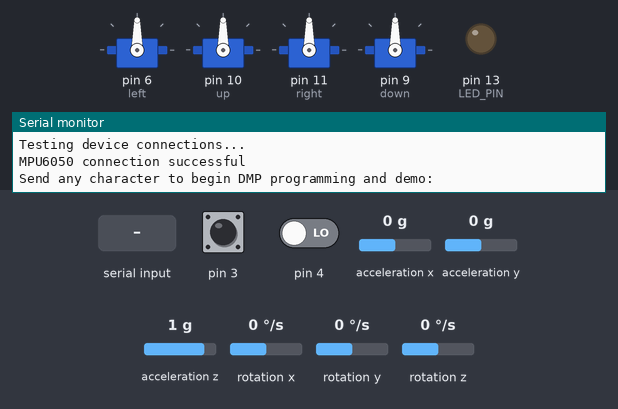
The sketch below on a simulated Arduino Leonardo, built with avr-gcc and run on an emulated ATmega32U4. Shown: 4 × servo, output pins drawn as LEDs (lit = HIGH), the last lines printed to the serial monitor. Dashed ring = blinking. Inputs (shaded band) come from the test bench; at power-on: acceleration x 0 g, acceleration y 0 g, acceleration z 1 g, pin 3 HIGH, pin 4 LOW, rotation x 0 °/s, rotation y 0 °/s, rotation z 0 °/s. The sensor or clock chip raises its interrupt line as the real part does.

Above: at 0.8 s.
0.9 s: "1\n" received over Serial
At 1.56 s:
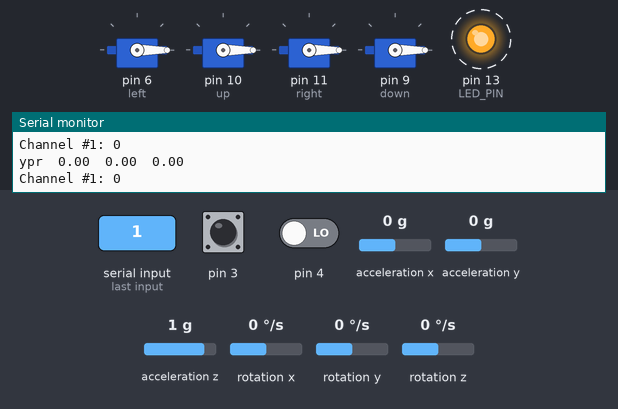
3.9 s: acceleration x set to -1.4 g
At 4.13 s:
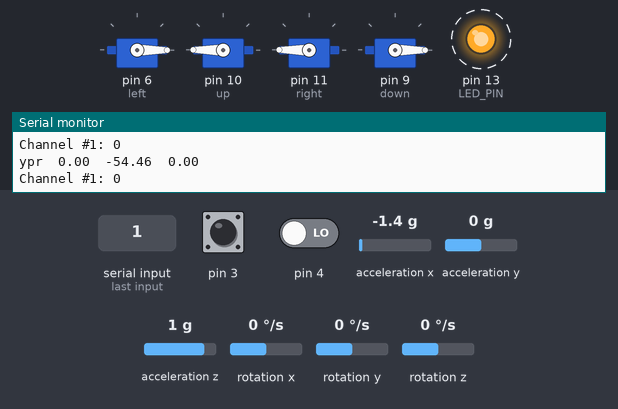
6.9 s: acceleration x set to 0.8 g
At 7.13 s:
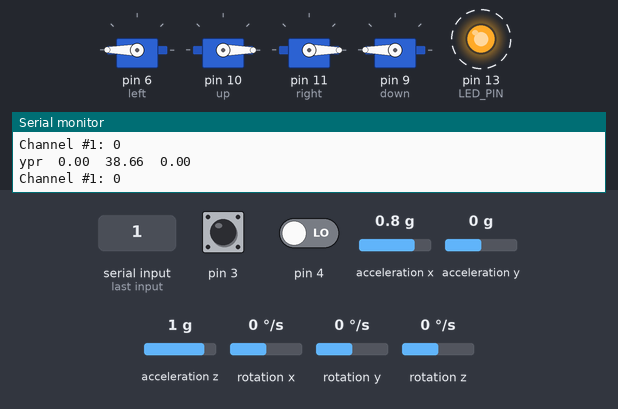
9.9 s: acceleration y set to -1.4 g
At 10.14 s:
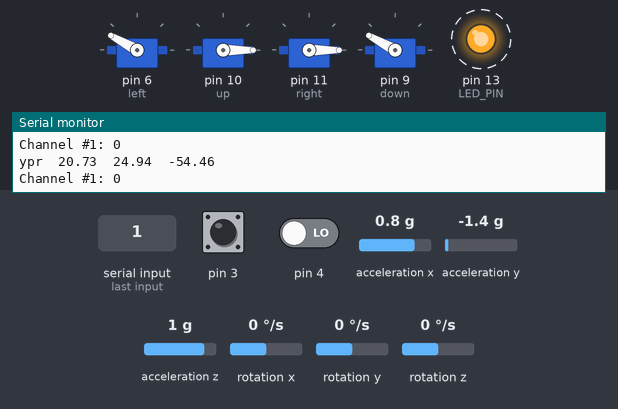
12.9 s: acceleration z set to -1.4 g
At 13.15 s:
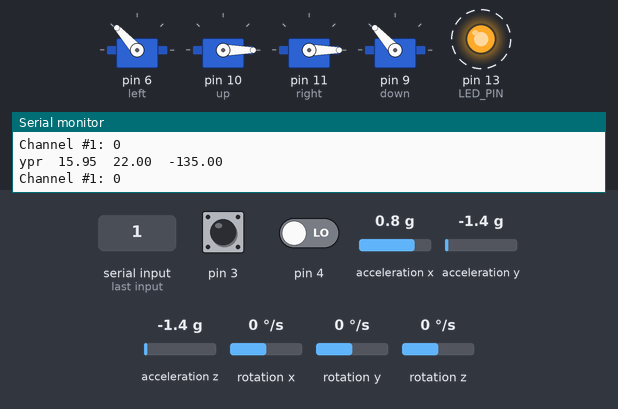
15.9 s: acceleration y set to -0.8 g
At 16.38 s:
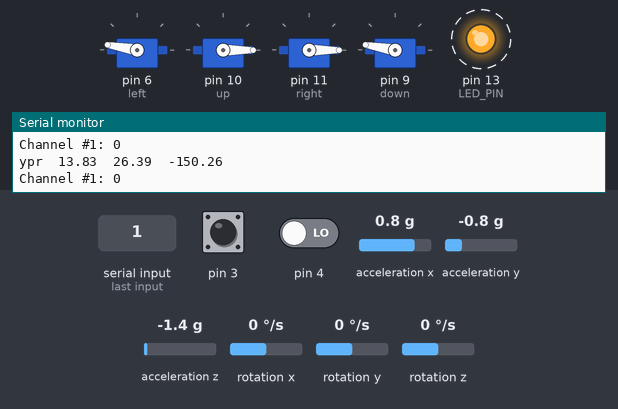
Timing chart, 0 to 19.9 s (numbered marks = the images above; inputs shaded):
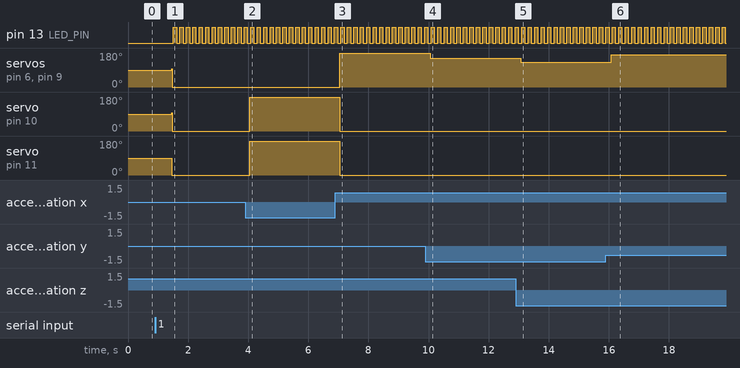

The sketch:

quad3.ino
```cpp
// I2C device class (I2Cdev) demonstration Arduino sketch for MPU6050 class using DMP (MotionApps v2.0)
// 6/21/2012 by Jeff Rowberg <jeff@rowberg.net>
// Updates should (hopefully) always be available at https://github.com/jrowberg/i2cdevlib
//
// Changelog:
//      2013-05-08 - added seamless Fastwire support
//                 - added note about gyro calibration
//      2012-06-21 - added note about Arduino 1.0.1 + Leonardo compatibility error
//      2012-06-20 - improved FIFO overflow handling and simplified read process
//      2012-06-19 - completely rearranged DMP initialization code and simplification
//      2012-06-13 - pull gyro and accel data from FIFO packet instead of reading directly
//      2012-06-09 - fix broken FIFO read sequence and change interrupt detection to RISING
//      2012-06-05 - add gravity-compensated initial reference frame acceleration output
//                 - add 3D math helper file to DMP6 example sketch
//                 - add Euler output and Yaw/Pitch/Roll output formats
//      2012-06-04 - remove accel offset clearing for better results (thanks Sungon Lee)
//      2012-06-01 - fixed gyro sensitivity to be 2000 deg/sec instead of 250
//      2012-05-30 - basic DMP initialization working

/* ============================================
I2Cdev device library code is placed under the MIT license
Copyright (c) 2012 Jeff Rowberg

Permission is hereby granted, free of charge, to any person obtaining a copy
of this software and associated documentation files (the "Software"), to deal
in the Software without restriction, including without limitation the rights
to use, copy, modify, merge, publish, distribute, sublicense, and/or sell
copies of the Software, and to permit persons to whom the Software is
furnished to do so, subject to the following conditions:

The above copyright notice and this permission notice shall be included in
all copies or substantial portions of the Software.

THE SOFTWARE IS PROVIDED "AS IS", WITHOUT WARRANTY OF ANY KIND, EXPRESS OR
IMPLIED, INCLUDING BUT NOT LIMITED TO THE WARRANTIES OF MERCHANTABILITY,
FITNESS FOR A PARTICULAR PURPOSE AND NONINFRINGEMENT. IN NO EVENT SHALL THE
AUTHORS OR COPYRIGHT HOLDERS BE LIABLE FOR ANY CLAIM, DAMAGES OR OTHER
LIABILITY, WHETHER IN AN ACTION OF CONTRACT, TORT OR OTHERWISE, ARISING FROM,
OUT OF OR IN CONNECTION WITH THE SOFTWARE OR THE USE OR OTHER DEALINGS IN
THE SOFTWARE.
===============================================
*/

// I2Cdev and MPU6050 must be installed as libraries, or else the .cpp/.h files
// for both classes must be in the include path of your project
#include "I2Cdev.h"

#include "MPU6050_6Axis_MotionApps20.h"
//#include "MPU6050.h" // not necessary if using MotionApps include file

// Arduino Wire library is required if I2Cdev I2CDEV_ARDUINO_WIRE implementation
// is used in I2Cdev.h
#if I2CDEV_IMPLEMENTATION == I2CDEV_ARDUINO_WIRE
    #include "Wire.h"
#endif

// class default I2C address is 0x68
// specific I2C addresses may be passed as a parameter here
// AD0 low = 0x68 (default for SparkFun breakout and InvenSense evaluation board)
// AD0 high = 0x69
MPU6050 mpu;
//MPU6050 mpu(0x69); // <-- use for AD0 high

/* =========================================================================   NOTE: In addition to connection 3.3v, GND, SDA, and SCL, this sketch
   depends on the MPU-6050's INT pin being connected to the Arduino's
   external interrupt #0 pin. On the Arduino Uno and Mega 2560, this is
   digital I/O pin 2.
 * ========================================================================= */

/* =========================================================================
   NOTE: Arduino v1.0.1 with the Leonardo board generates a compile error
   when using Serial.write(buf, len). The Teapot output uses this method.
   The solution requires a modification to the Arduino USBAPI.h file, which
   is fortunately simple, but annoying. This will be fixed in the next IDE
   release. For more info, see these links:

   http://arduino.cc/forum/index.php/topic,109987.0.html
   http://code.google.com/p/arduino/issues/detail?id=958
 * ========================================================================= */


// uncomment "OUTPUT_READABLE_QUATERNION" if you want to see the actual
// quaternion components in a [w, x, y, z] format (not best for parsing
// on a remote host such as Processing or something though)
//#define OUTPUT_READABLE_QUATERNION

// uncomment "OUTPUT_READABLE_EULER" if you want to see Euler angles
// (in degrees) calculated from the quaternions coming from the FIFO.
// Note that Euler angles suffer from gimbal lock (for more info, see
// http://en.wikipedia.org/wiki/Gimbal_lock)
//#define OUTPUT_READABLE_EULER

// uncomment "OUTPUT_READABLE_YAWPITCHROLL" if you want to see the yaw/
// pitch/roll angles (in degrees) calculated from the quaternions coming
// from the FIFO. Note this also requires gravity vector calculations.
// Also note that yaw/pitch/roll angles suffer from gimbal lock (for
// more info, see: http://en.wikipedia.org/wiki/Gimbal_lock)
#define OUTPUT_READABLE_YAWPITCHROLL

// uncomment "OUTPUT_READABLE_REALACCEL" if you want to see acceleration
// components with gravity removed. This acceleration reference frame is
// not compensated for orientation, so +X is always +X according to the
// sensor, just without the effects of gravity. If you want acceleration
// compensated for orientation, us OUTPUT_READABLE_WORLDACCEL instead.
//#define OUTPUT_READABLE_REALACCEL

// uncomment "OUTPUT_READABLE_WORLDACCEL" if you want to see acceleration
// components with gravity removed and adjusted for the world frame of
// reference (yaw is relative to initial orientation, since no magnetometer
// is present in this case). Could be quite handy in some cases.
//#define OUTPUT_READABLE_WORLDACCEL

// uncomment "OUTPUT_TEAPOT" if you want output that matches the
// format used for the InvenSense teapot demo
//#define OUTPUT_TEAPOT


#define LED_PIN 13 // (Arduino is 13, Teensy is 11, Teensy++ is 6)
bool blinkState = false;

// MPU control/status vars
bool dmpReady = false;  // set true if DMP init was successful
uint8_t mpuIntStatus;   // holds actual interrupt status byte from MPU
uint8_t devStatus;      // return status after each device operation (0 = success, !0 = error)
uint16_t packetSize;    // expected DMP packet size (default is 42 bytes)
uint16_t fifoCount;     // count of all bytes currently in FIFO
uint8_t fifoBuffer[64]; // FIFO storage buffer

// orientation/motion vars
Quaternion q;           // [w, x, y, z]         quaternion container
VectorInt16 aa;         // [x, y, z]            accel sensor measurements
VectorInt16 aaReal;     // [x, y, z]            gravity-free accel sensor measurements
VectorInt16 aaWorld;    // [x, y, z]            world-frame accel sensor measurements
VectorFloat gravity;    // [x, y, z]            gravity vector
float euler[3];         // [psi, theta, phi]    Euler angle container
float ypr[3];           // [yaw, pitch, roll]   yaw/pitch/roll container and gravity vector

// packet structure for InvenSense teapot demo
uint8_t teapotPacket[14] = { '$', 0x02, 0,0, 0,0, 0,0, 0,0, 0x00, 0x00, '\r', '\n' };


// ================================================================
// ===               INTERRUPT DETECTION ROUTINE                ===
// ================================================================

volatile bool mpuInterrupt = false;     // indicates whether MPU interrupt pin has gone high
void dmpDataReady() {
    mpuInterrupt = true;
}


#include <Servo.h>

//#define MAX_SIGNAL 2100
#define MIN_SIGNAL 700


// PWM signal arduino pin
int roll,pitch;
int MAX_SIGNAL;
int signal;
Servo right;
Servo left;
Servo up;
Servo down;
//int rcPin = 10; // PWM signal arduino pin
int ch1 = 0,changech1=0;
int ch3 = 1534,changech3=1534;
int ch4 = 1540,changech4=1540;// Receiver channel 1 pwm value
int a=0;
int b=0;
int c=0;

// ================================================================
// ===                      INITIAL SETUP                       ===
// ================================================================

void setup() {
  pinMode(3, INPUT);
  pinMode(4, INPUT);
  pinMode(5, INPUT);
 Serial.println("Program begin...");
  Serial.println("This program will calibrate the ESC.");

  left.attach(6);
  up.attach(10);
  right.attach(11);
  down.attach(9);
Serial.begin(115200);
    // join I2C bus (I2Cdev library doesn't do this automatically)
    #if I2CDEV_IMPLEMENTATION == I2CDEV_ARDUINO_WIRE
        Wire.begin();
        TWBR = 24; // 400kHz I2C clock (200kHz if CPU is 8MHz)
    #elif I2CDEV_IMPLEMENTATION == I2CDEV_BUILTIN_FASTWIRE
        Fastwire::setup(400, true);
    #endif

    // initialize serial communication
    // (115200 chosen because it is required for Teapot Demo output, but it's
    // really up to you depending on your project)
    Serial.begin(115200);
    while (!Serial); // wait for Leonardo enumeration, others continue immediately

    // NOTE: 8MHz or slower host processors, like the Teensy @ 3.3v or Ardunio
    // Pro Mini running at 3.3v, cannot handle this baud rate reliably due to
    // the baud timing being too misaligned with processor ticks. You must use
    // 38400 or slower in these cases, or use some kind of external separate
    // crystal solution for the UART timer.

    // initialize device
    Serial.println(F("Initializing I2C devices..."));
    mpu.initialize();

    // verify connection
    Serial.println(F("Testing device connections..."));
    Serial.println(mpu.testConnection() ? F("MPU6050 connection successful") : F("MPU6050 connection failed"));

    // wait for ready
    Serial.println(F("\nSend any character to begin DMP programming and demo: "));
    while (Serial.available() && Serial.read()); // empty buffer
    while (!Serial.available());                 // wait for data
    while (Serial.available() && Serial.read()); // empty buffer again

    // load and configure the DMP
    Serial.println(F("Initializing DMP..."));
    devStatus = mpu.dmpInitialize();

    // supply your own gyro offsets here, scaled for min sensitivity
    mpu.setXGyroOffset(30);
    mpu.setYGyroOffset(4);
    mpu.setZGyroOffset(11);
    mpu.setZAccelOffset(1788); // 1688 factory default for my test chip

    // make sure it worked (returns 0 if so)
    if (devStatus == 0) {
        // turn on the DMP, now that it's ready
        Serial.println(F("Enabling DMP..."));
        mpu.setDMPEnabled(true);

        // enable Arduino interrupt detection
        Serial.println(F("Enabling interrupt detection (Arduino external interrupt 0)..."));
        attachInterrupt(0, dmpDataReady, RISING);
        mpuIntStatus = mpu.getIntStatus();

        // set our DMP Ready flag so the main loop() function knows it's okay to use it
        Serial.println(F("DMP ready! Waiting for first interrupt..."));
        dmpReady = true;

        // get expected DMP packet size for later comparison
        packetSize = mpu.dmpGetFIFOPacketSize();
    } else {
        // ERROR!
        // 1 = initial memory load failed
        // 2 = DMP configuration updates failed
        // (if it's going to break, usually the code will be 1)
        Serial.print(F("DMP Initialization failed (code "));
        Serial.print(devStatus);
        Serial.println(F(")"));
    }

    // configure LED for output
    pinMode(LED_PIN, OUTPUT);
}


// ================================================================
// ===                    MAIN PROGRAM LOOP                     ===
// ================================================================

void loop() {
  // Read in the length of the signal in microseconds
  changech1 = pulseIn(3, HIGH, 25000);
  if(changech1>ch1)
  {
  MAX_SIGNAL=MAX_SIGNAL+(changech1-ch1);
  right.writeMicroseconds(MAX_SIGNAL);
  left.writeMicroseconds(MAX_SIGNAL);
  up.writeMicroseconds(MAX_SIGNAL);
  down.writeMicroseconds(MAX_SIGNAL);
  ch1=changech1;
  }
  else if((changech1<ch1))
  {
  MAX_SIGNAL=MAX_SIGNAL-(ch1-changech1);
  right.writeMicroseconds(MAX_SIGNAL);
  left.writeMicroseconds(MAX_SIGNAL);
  up.writeMicroseconds(MAX_SIGNAL);
  down.writeMicroseconds(MAX_SIGNAL);
    ch1=changech1;}
    if (ch1==0&&ch3==1536&&ch4==1540&&ch3==1534&&ch4==1541)
    {
       right.writeMicroseconds(MIN_SIGNAL);
  left.writeMicroseconds(MIN_SIGNAL);
  up.writeMicroseconds(MIN_SIGNAL);
  down.writeMicroseconds(MIN_SIGNAL);
  }
signal=MAX_SIGNAL;
  Serial.print("Channel #1: ");
  Serial.println(ch1);
   changech4 = pulseIn(4, HIGH, 25000);
   if(changech4>ch4)
   {down.writeMicroseconds(signal+(changech4-ch4));
     up.writeMicroseconds(signal-(changech4-ch4));
     right.writeMicroseconds(signal+(changech4-ch4));
     left.writeMicroseconds(signal-(changech4-ch4));
   ch4=changech4;}
else if(changech4<ch4)
{down.writeMicroseconds(signal-(changech4-ch4));
     up.writeMicroseconds(signal+(-changech4+ch4));
  right.writeMicroseconds(signal-(-changech4+ch4));
left.writeMicroseconds(signal+(-changech4+ch4));
ch4=changech4;
}
  changech3 = pulseIn(3, HIGH, 25000);
   if(changech3>ch3)
   {right.writeMicroseconds(signal+(changech3-ch3));
     left.writeMicroseconds(signal-(changech3-ch3));
     up.writeMicroseconds(signal+(changech3-ch3));
     down.writeMicroseconds(signal-(changech3-ch3));
   ch3=changech3;}
else if(changech3<ch3)
{left.writeMicroseconds(signal+(changech3-ch3));
     right.writeMicroseconds(signal-(changech3-ch3));
     up.writeMicroseconds(signal-(changech3-ch3));
down.writeMicroseconds(signal+(changech3-ch3));
ch3=changech3;
}roll=ypr[2]*180/M_PI;
pitch=ypr[1]*180/M_PI;

if(roll>0)
{
down.writeMicroseconds(MAX_SIGNAL-(roll*100));
     up.writeMicroseconds(MAX_SIGNAL+(roll*100));
  right.writeMicroseconds(MAX_SIGNAL-(roll*100));
left.writeMicroseconds(MAX_SIGNAL+(roll*100));
}
else if(roll<0)
{
down.writeMicroseconds(MAX_SIGNAL+(roll*100));
     up.writeMicroseconds(MAX_SIGNAL-(roll*100));
  right.writeMicroseconds(MAX_SIGNAL+(roll*100));
left.writeMicroseconds(MAX_SIGNAL-(roll*100));
}
if(pitch>3)
{
down.writeMicroseconds(MAX_SIGNAL+((pitch-3)*100));
     up.writeMicroseconds(MAX_SIGNAL-((pitch-3)*100));
  right.writeMicroseconds(MAX_SIGNAL-((pitch-3)*100));
left.writeMicroseconds(MAX_SIGNAL+((pitch-3)*100));
}
else if(pitch<3)
{
down.writeMicroseconds(MAX_SIGNAL-((3-pitch)*100));
     up.writeMicroseconds(MAX_SIGNAL+((3-pitch)*100));
  right.writeMicroseconds(MAX_SIGNAL+((3-pitch)*100));
left.writeMicroseconds(MAX_SIGNAL-((3-pitch)*100));
}

  Serial.print("Channel #1: ");
  Serial.println(ch1);

delay(20);

    // if programming failed, don't try to do anything
    if (!dmpReady) return;

    // wait for MPU interrupt or extra packet(s) available
    while (!mpuInterrupt && fifoCount < packetSize) {
        // other program behavior stuff here
        // .
        // .
        // .
        // if you are really paranoid you can frequently test in between other
        // stuff to see if mpuInterrupt is true, and if so, "break;" from the
        // while() loop to immediately process the MPU data
        // .
        // .
        // .
    }

    // reset interrupt flag and get INT_STATUS byte
    mpuInterrupt = false;
    mpuIntStatus = mpu.getIntStatus();

    // get current FIFO count
    fifoCount = mpu.getFIFOCount();

    // check for overflow (this should never happen unless our code is too inefficient)
    if ((mpuIntStatus & 0x10) || fifoCount == 1024) {
        // reset so we can continue cleanly
        mpu.resetFIFO();
        Serial.println(F("FIFO overflow!"));

    // otherwise, check for DMP data ready interrupt (this should happen frequently)
    } else if (mpuIntStatus & 0x02) {
        // wait for correct available data length, should be a VERY short wait
        while (fifoCount < packetSize) fifoCount = mpu.getFIFOCount();

        // read a packet from FIFO
        mpu.getFIFOBytes(fifoBuffer, packetSize);

        // track FIFO count here in case there is > 1 packet available
        // (this lets us immediately read more without waiting for an interrupt)
        fifoCount -= packetSize;

        #ifdef OUTPUT_READABLE_QUATERNION
            // display quaternion values in easy matrix form: w x y z
            mpu.dmpGetQuaternion(&q, fifoBuffer);
            Serial.print("quat\t");
            Serial.print(q.w);
            Serial.print("\t");
            Serial.print(q.x);
            Serial.print("\t");
            Serial.print(q.y);
            Serial.print("\t");
            Serial.println(q.z);
        #endif

        #ifdef OUTPUT_READABLE_EULER
            // display Euler angles in degrees
            mpu.dmpGetQuaternion(&q, fifoBuffer);
            mpu.dmpGetEuler(euler, &q);
            Serial.print("euler\t");
            Serial.print(euler[0] * 180/M_PI);
            Serial.print("\t");
            Serial.print(euler[1] * 180/M_PI);
            Serial.print("\t");
            Serial.println(euler[2] * 180/M_PI);
        #endif

        #ifdef OUTPUT_READABLE_YAWPITCHROLL
            // display Euler angles in degrees
            mpu.dmpGetQuaternion(&q, fifoBuffer);
            mpu.dmpGetGravity(&gravity, &q);
            mpu.dmpGetYawPitchRoll(ypr, &q, &gravity);
            Serial.print("ypr\t");
            Serial.print(ypr[0] * 180/M_PI);
            Serial.print("\t");
            Serial.print(ypr[1] * 180/M_PI);
            Serial.print("\t");
            Serial.println(ypr[2] * 180/M_PI);
        #endif

        #ifdef OUTPUT_READABLE_REALACCEL
            // display real acceleration, adjusted to remove gravity
            mpu.dmpGetQuaternion(&q, fifoBuffer);
            mpu.dmpGetAccel(&aa, fifoBuffer);
            mpu.dmpGetGravity(&gravity, &q);
            mpu.dmpGetLinearAccel(&aaReal, &aa, &gravity);
            Serial.print("areal\t");
            Serial.print(aaReal.x);
            Serial.print("\t");
            Serial.print(aaReal.y);
            Serial.print("\t");
            Serial.println(aaReal.z);
        #endif

        #ifdef OUTPUT_READABLE_WORLDACCEL
            // display initial world-frame acceleration, adjusted to remove gravity
            // and rotated based on known orientation from quaternion
            mpu.dmpGetQuaternion(&q, fifoBuffer);
            mpu.dmpGetAccel(&aa, fifoBuffer);
            mpu.dmpGetGravity(&gravity, &q);
            mpu.dmpGetLinearAccel(&aaReal, &aa, &gravity);
            mpu.dmpGetLinearAccelInWorld(&aaWorld, &aaReal, &q);
            Serial.print("aworld\t");
            Serial.print(aaWorld.x);
            Serial.print("\t");
            Serial.print(aaWorld.y);
            Serial.print("\t");
            Serial.println(aaWorld.z);
        #endif

        #ifdef OUTPUT_TEAPOT
            // display quaternion values in InvenSense Teapot demo format:
            teapotPacket[2] = fifoBuffer[0];
            teapotPacket[3] = fifoBuffer[1];
            teapotPacket[4] = fifoBuffer[4];
            teapotPacket[5] = fifoBuffer[5];
            teapotPacket[6] = fifoBuffer[8];
            teapotPacket[7] = fifoBuffer[9];
            teapotPacket[8] = fifoBuffer[12];
            teapotPacket[9] = fifoBuffer[13];
            Serial.write(teapotPacket, 14);
            teapotPacket[11]++; // packetCount, loops at 0xFF on purpose
        #endif

        // blink LED to indicate activity
        blinkState = !blinkState;
        digitalWrite(LED_PIN, blinkState);
    }

}
```

Measured:
- after the input at 0.9 s, pin 13 (LED_PIN): alternates HIGH for 0.11 s and LOW for 0.11 s, starting after 0.61 s; servo on pin 6 (left), servo on pin 10 (up), servo on pin 11 (right), servo on pin 9 (down): 90° → 0° after 0.56 s
- after the input at 3.9 s, servo on pin 10 (up), servo on pin 11 (right): 0° → 180° after 0.15 s
- after the input at 6.9 s, servo on pin 6 (left), servo on pin 9 (down): 0° → 180° after 0.15 s; servo on pin 10 (up), servo on pin 11 (right): 180° → 0° after 0.15 s
- after the input at 9.9 s, servo on pin 6 (left), servo on pin 9 (down): 180° → 151° after 0.16 s
- after the input at 12.9 s, servo on pin 6 (left), servo on pin 9 (down): 151° → 132° after 0.17 s
- after the input at 15.9 s, servo on pin 6 (left), servo on pin 9 (down): 132° → 170° after 0.18 s
